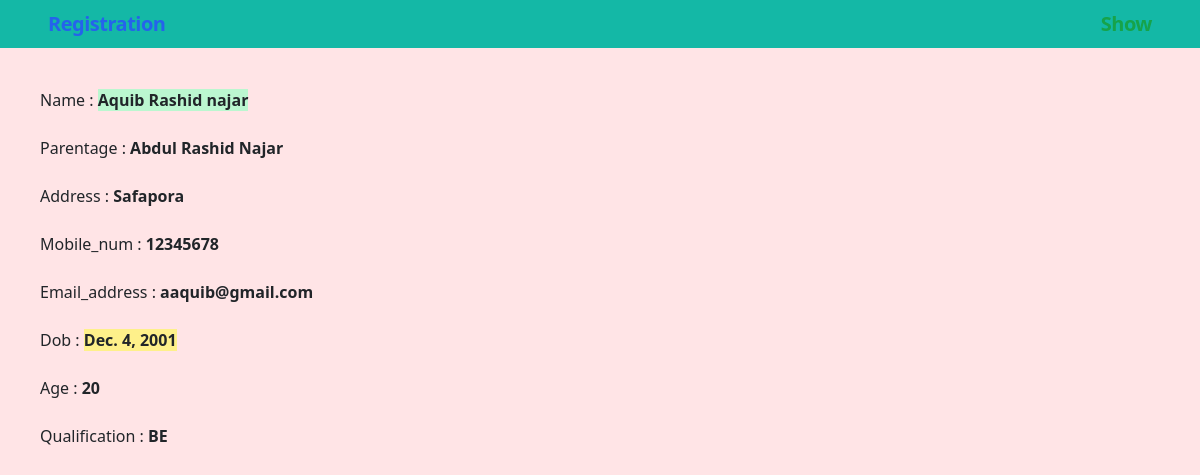
/registered/player/detail/1/, run on the app's committed database.
### games/models.py (models this page shows, shortened)
class PlayerInformation(models.Model):
    category = models.ForeignKey(
        Category, on_delete=models.CASCADE, related_name='game_category')
    name = models.CharField(max_length=512)
    parentage = models.CharField(max_length=512, null=True, blank=True)
    address = models.CharField(max_length=1024, null=True, blank=True)
    mobile_num = models.CharField(max_length=16, null=True, blank=True)
    email_address = models.CharField(max_length=128, null=True, blank=True)
    dob = models.DateField(max_length=8)
    age = models.CharField(max_length=8, null=True, blank=True)
    qualification = models.CharField(max_length=64, null=True, blank=True)
    created_at = models.DateTimeField(auto_now_add=True)
    class Meta:
        verbose_name = "Player"
        verbose_name_plural = "Players"

### games/views.py (the view)
# urls.py: path('registered/player/detail/<int:id>/', ShowPlayerDetails.as_view(), name='show_player_details'),
class ShowPlayerDetails(View):
    def get(self, request, *args, **kwargs):
        template_name = "player_detail_page.html"
        player_id = self.kwargs.get('id')
        player_obj = PlayerInformation.objects.filter(id=player_id).first()
        obj = {'player': player_obj}
        return render(request, template_name, context=obj)

### templates/player_detail_page.html (shortened to what this page needs)
{% extends 'base.html' %}
{% block content %}
<div class="  flex flex-col flex-1  basis-1/2 ">
  <p>Name : <b class="bg-green-200">{{player.name}}</b></p>
  <br />
  <p>Parentage : <b>{{player.parentage}}</b></p>
  <br />
  <p>Address : <b>{{player.address}}</b></p>
  <br />
  <p>Mobile_num : <b>{{player.mobile_num}}</b></p>
  <br />
  <p>Email_address : <b>{{player.email_address}}</b></p>
  <br />
  <p>Dob : <b class="bg-yellow-200">{{player.dob}}</b></p>
  <br />
  <p>Age : <b>{{player.age}}</b></p>
  <br />
  <p>Qualification : <b>{{player.qualification}}</b></p>
  <br />
</div>
{% endblock content %}

### data on the page
PlayerInformation: name "Aquib Rashid najar", parentage "Abdul Rashid Najar", address "Safapora", mobile_num "12345678", email_address "aaquib@gmail.com", dob "Dec. 4, 2001", age "20", qualification "BE"
